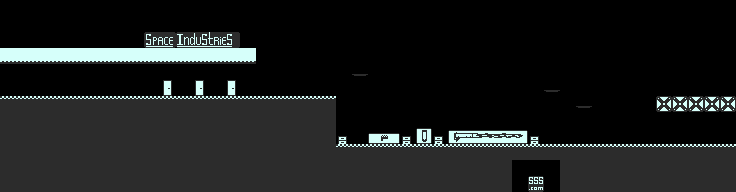

The image is a tile-based game level rendered from a .tmx file. Its description and complete source (layers, tilesets, objects, tile grids) follow:
An orthogonal 46x12 tile map with 16x16 px tiles, 1 tile layer (Tile Layer 1) and 6 objects (4x barrel, hero, exit).

<map version="1.0" tiledversion="1.1.6" orientation="orthogonal" renderorder="right-down" width="46" height="12" tilewidth="16" tileheight="16" infinite="0" nextobjectid="8">
 <tileset firstgid="1" source="tileset.tsx" />
 <layer name="Tile Layer 1" width="46" height="12">
  <data encoding="csv">
0,0,0,0,0,0,0,0,0,0,0,0,0,0,0,0,0,0,0,0,0,0,0,0,0,0,0,0,0,0,0,0,0,0,0,0,0,0,0,0,0,0,0,0,0,0,
0,0,0,0,0,0,0,0,0,0,0,0,0,0,0,0,0,0,0,0,0,0,0,0,0,0,0,0,0,0,0,0,0,0,0,0,0,0,0,0,0,0,0,0,0,0,
0,0,0,0,0,0,0,0,0,26,27,28,29,30,31,0,0,1,0,0,0,0,0,0,0,0,0,0,0,0,0,0,0,0,0,0,0,0,0,0,0,0,0,0,0,0,
20,20,20,20,20,20,20,20,20,20,20,20,20,20,20,20,1,1,1,1,1,1,1,1,1,1,1,1,0,0,0,0,0,0,0,0,0,0,0,0,0,0,0,0,0,0,
0,0,0,0,0,0,0,0,0,0,0,0,0,0,0,0,0,0,0,0,0,0,41,0,0,0,0,0,0,0,0,0,0,0,0,0,0,0,0,0,0,0,0,0,0,0,
0,0,0,0,0,0,0,0,0,0,63,0,63,0,63,0,0,0,0,0,0,0,1,1,0,0,0,0,0,0,0,0,0,0,41,0,0,0,0,0,0,0,0,0,0,0,
25,25,25,25,25,25,25,25,25,25,25,25,25,25,25,25,25,25,25,25,25,0,0,0,0,0,0,0,0,0,0,0,0,0,0,0,41,0,0,0,0,8,8,8,8,8,
2,2,2,2,2,2,2,2,2,2,2,2,2,2,2,2,2,2,2,2,2,0,0,0,0,0,0,0,0,0,0,0,0,0,0,0,0,0,0,0,0,0,0,0,0,0,
2,2,2,2,2,2,2,2,2,2,2,2,2,2,2,2,2,2,2,2,2,61,0,50,51,61,49,61,52,53,54,55,56,61,0,0,0,0,0,0,0,0,0,0,0,0,
2,2,2,2,2,2,2,2,2,2,2,2,2,2,2,2,2,2,2,2,2,25,25,25,25,25,25,25,25,25,25,25,25,25,25,25,25,25,25,25,25,25,25,25,25,25,
2,2,2,2,2,2,2,2,2,2,2,2,2,2,2,2,2,2,2,2,2,2,2,2,2,2,2,2,2,2,2,2,0,0,0,2,2,2,2,2,2,2,2,2,2,2,
2,2,2,2,2,2,2,2,2,2,2,2,2,2,2,2,2,2,2,2,2,2,2,2,2,2,2,2,2,2,2,2,0,32,0,2,2,2,2,2,2,2,2,2,2,2
</data>
 </layer>
 <objectgroup name="Object Layer 1">
  <object id="1" type="barrel" x="269.256" y="81" width="8" height="15" />
  <object id="3" type="hero" x="121.016" y="79.9688" width="14" height="16" />
  <object id="4" type="barrel" x="356.823" y="58.9954" width="8" height="15" />
  <object id="5" type="barrel" x="548.495" y="74.9975" width="8" height="15" />
  <object id="6" type="barrel" x="580.415" y="90.9826" width="8" height="15" />
  <object id="7" type="exit" x="654.167" y="15.5002" width="81" height="134.333" />
 </objectgroup>
</map>
